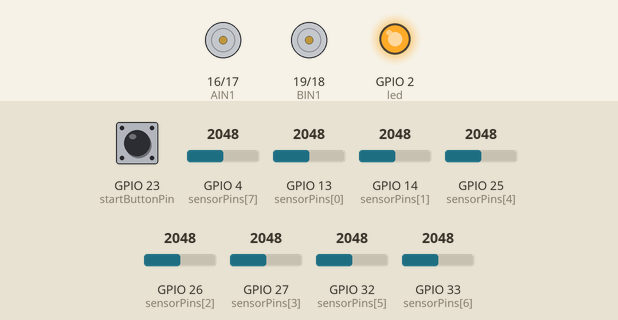
This program was run on a simulated ESP32. Shown: motor-driver pin pairs drawn as motors (green arrow = first pin HIGH = forward, orange = second pin HIGH = backward, longer = more drive, scaled by the enable pin), output pins drawn as LEDs (lit = HIGH). Dashed ring = blinking. Inputs (shaded band) come from the test bench; at power-on: GPIO 23 (startButtonPin) HIGH, GPIO 13 (sensorPins[0]) = 2048, GPIO 14 (sensorPins[1]) = 2048, GPIO 4 (sensorPins[7]) = 2048, GPIO 25 (sensorPins[4]) = 2048, GPIO 26 (sensorPins[2]) = 2048, GPIO 27 (sensorPins[3]) = 2048, GPIO 32 (sensorPins[5]) = 2048, GPIO 33 (sensorPins[6]) = 2048.

Above: at 1.3 s.
1.4 s: GPIO 23 (startButtonPin) pulled LOW for 0.15 s
At 1.8 s:
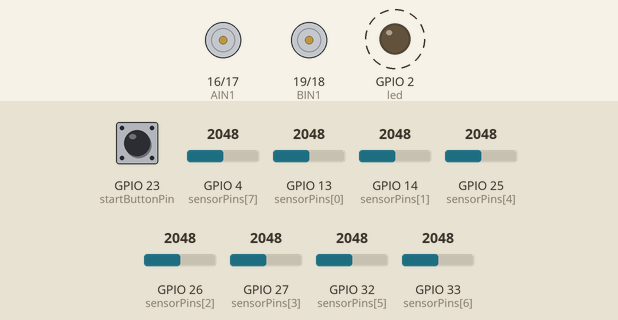
4.4 s: GPIO 23 (startButtonPin) pulled LOW for 1 s
At 7.8 s:
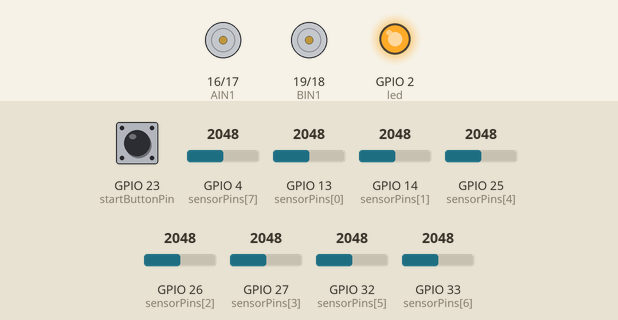
8.0 s: GPIO 23 (startButtonPin) pulled LOW for 0.15 s
At 9.8 s:
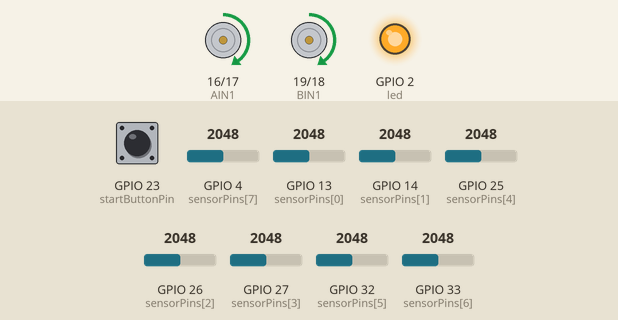
10.1 s: GPIO 13 (sensorPins[0]) set to 2092
At 11.3 s:
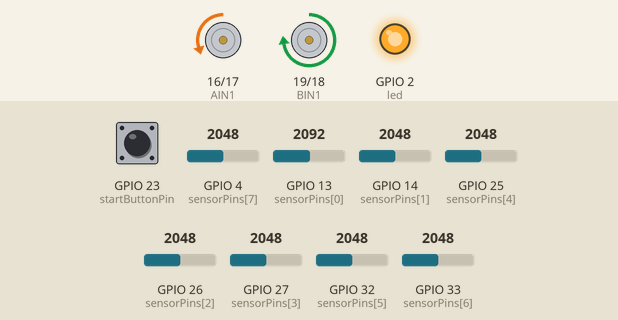
11.6 s: GPIO 14 (sensorPins[1]) set to 2081
At 12.7 s:
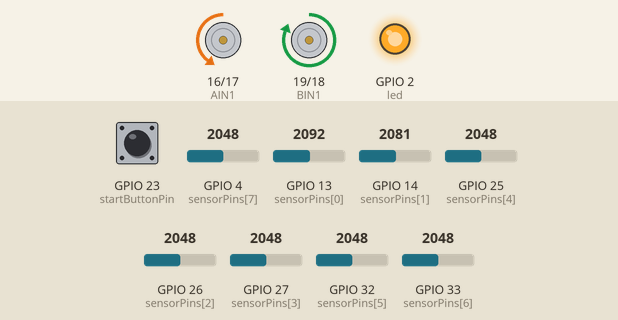
13.1 s: GPIO 4 (sensorPins[7]) set to 2102
At 13.8 s:
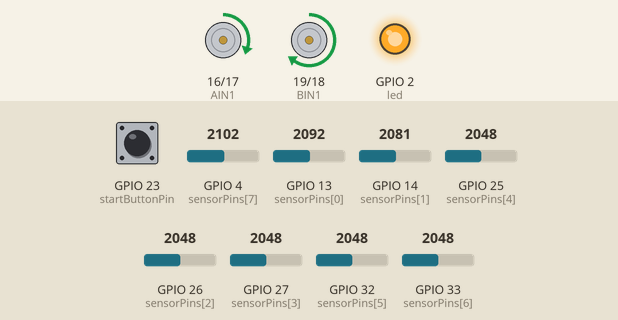
Timing chart, 0 to 15.6 s (numbered marks = the images above; inputs shaded):
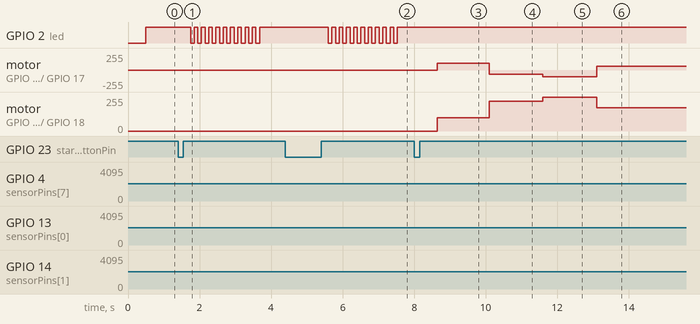

The program:

main.cpp
```cpp
#include <Arduino.h>

// CONFIG

// Sensor pins, LEFT to RIGHT physically on the robot
const uint8_t sensorPins[8] = {13, 14, 26, 27, 25, 32, 33, 4};

const uint8_t startButtonPin = 23; //pullup pin, pressed = LOW

const uint8_t led = 2;

const uint8_t PWMA = 21, AIN1 = 16, AIN2 = 17;  // LEFT motor
const uint8_t PWMB = 22,  BIN1 = 19, BIN2 = 18;  // RIGHT motor
//const uint8_t PWMA = 22, AIN1 = 19, AIN2 = 18;  // LEFT motor
//const uint8_t PWMB = 21,  BIN1 = 16, BIN2 = 17;  // RIGHT motor

// PID tuning

int turn_value=0;
float Kp =25;
float PID;
float Kd = 0;//1;

// Speed settings
// baseSpeed is how fast it drives straight (0-255).
int baseSpeed    = 100;
int maxSpeed     = 255;
int minTurnSpeed = 60;

unsigned long lastLineSeen = millis();

// INTERNAL VARIABLES

int sensorThreashold[8];
int sensorValue[8];
unsigned long blackMillis;
unsigned long whiteMillis;

int line_position;
int sensor_sum;

float lastError = 0;
float lastKnownPos = 0;// default to center if the line is ever fully lost
float pos=0;

int blackoutEventCount = 0;
bool inBlackout = false;
bool invertedLine = false; // set to true if the line is white on black instead of black on white
bool justStarted;
bool Ti1 = false;
bool CIRCLE1 = false;
bool CIRCLE2 = false;
bool Ti2 = false;
bool TEARenter = false;
bool TEARleave = false;

// Function Declarations
void waitForButtonPress();
void calibrateSensors();
void followLine();
void detectInvertedLine();
void driveMotors(int leftSpeed, int rightSpeed);
void readSensor();
void drivePID();
void stopMotors();

void setup() {
  Serial.begin(115200);
  delay(500);

  pinMode(AIN1, OUTPUT); pinMode(AIN2, OUTPUT);
  pinMode(BIN1, OUTPUT); pinMode(BIN2, OUTPUT);

  for (uint8_t i = 0; i < 8; i++) pinMode(sensorPins[i], INPUT);

  pinMode(led, OUTPUT);

  pinMode(startButtonPin, INPUT_PULLUP);

  digitalWrite(led, HIGH);
  /*driveMotors(100,100);
  delay(5000);

  digitalWrite(led, LOW);
  driveMotors(-100,-100);
  delay(5000);

  digitalWrite(led, HIGH);
  driveMotors(100,0);
  delay(5000);

  digitalWrite(led, LOW);
  driveMotors(0,100);
  delay(5000);
  stopMotors();*/

  calibrateSensors();

  waitForButtonPress();

  delay(300);
  justStarted = true;
}


void loop() {
  //detectInvertedLine();
  followLine();
}


// HELPER FUNCTIONS

void waitForButtonPress() {
  while (digitalRead(startButtonPin) == HIGH) { delay(10); }
  delay(50);
  while (digitalRead(startButtonPin) == LOW)  { delay(10); }
  delay(200);
}

// Reads the line position from the sensors.
void readSensor() {
  sensor_sum = 0;
  int weighted = 0;
  const int weight[8] = {-5, -3, -2, -1, 1, 2, 3, 5};

  for (uint8_t i = 0; i < 8; i++) {
    sensorValue[i] = analogRead(sensorPins[i]) > sensorThreashold[i];
    weighted   += sensorValue[i] * weight[i];
    sensor_sum += sensorValue[i];
  }

  if (sensor_sum > 0) {
    pos = weighted;// sensor_sum;
    lastKnownPos = pos;
  } else {
    pos = lastKnownPos;   // line lost, keep last known position
  }
}

void followLine(){

  readSensor();
  if(justStarted){
    driveMotors(baseSpeed,baseSpeed);
    delay(400);
    justStarted = false;
  }else{
    if(sensor_sum>4 && !Ti1){ // detecting the first T
      digitalWrite(led, LOW);
      driveMotors(baseSpeed,baseSpeed);
      delay(150);
      Ti1 = true;
    }else if(sensor_sum>4 && Ti1 && !CIRCLE1){ // detecting the circle entrance
      digitalWrite(led, HIGH);
      driveMotors(-minTurnSpeed,minTurnSpeed);
      delay(305);
      CIRCLE1 = true;
    }else if(sensor_sum>3 && CIRCLE1 && !CIRCLE2){
      digitalWrite(led, LOW);// detecting the circle exit
      driveMotors(minTurnSpeed, minTurnSpeed);
      delay(150);
      driveMotors(-minTurnSpeed,minTurnSpeed);
      delay(290);
      CIRCLE2 = true;
    }
    else if (sensor_sum>4 && CIRCLE2 && !Ti2){ // detecting the second T
      digitalWrite(led, HIGH);
      drivePID();
      Ti2 = true;
    }
    else if (sensor_sum>4 && Ti2 && !TEARenter){ // detecting the tear
      digitalWrite(led, LOW);
      TEARenter = true;
    }
    else if (sensor_sum>4 && TEARenter && !TEARleave){ // detecting the tear leave
      digitalWrite(led, HIGH);
      stopMotors();
      delay(1500);
      TEARleave = true;
    }
    else{
      drivePID();
    }
  }
}

void drivePID(){
  float error = pos;
  float corr = Kp * error + Kd * (error - lastError);
  lastError = error;
  driveMotors(baseSpeed + corr, baseSpeed - corr);
}

void detectInvertedLine() {
  if (sensorValue[0] && sensorValue[1] && sensorValue[2] && !sensorValue[3] && !sensorValue[4] && sensorValue[5] && sensorValue[6] && sensorValue[7]) invertedLine = !invertedLine;
}

void calibrateSensors() {
  int BSAMPLES = 0;
  int WSAMPLES = 0;
  long blackSum[8] = {0};
  long whiteSum[8] = {0};


  waitForButtonPress();

  whiteMillis = millis();
  while(millis()-whiteMillis < 2000) {
    WSAMPLES++;
    digitalWrite(led, LOW);
    delay(100);
    digitalWrite(led, HIGH);
    delay(100);
    for (uint8_t i = 0; i < 8; i++) {
      whiteSum[i] += analogRead(sensorPins[i]);
    }
    delay(2);
  }

   waitForButtonPress();

  blackMillis = millis();
  while(millis()-blackMillis < 2000) {
    BSAMPLES++;
    digitalWrite(led, LOW);
    delay(100);
    digitalWrite(led, HIGH);
    delay(100);
    for (uint8_t i = 0; i < 8; i++) {
      blackSum[i] += analogRead(sensorPins[i]);
    }
    delay(2);
  }


  for (uint8_t i = 0; i < 8; i++) {
    int avgBlack = blackSum[i] / BSAMPLES;
    int avgWhite = whiteSum[i] / WSAMPLES;

    sensorThreashold[i] = (avgBlack + avgWhite) / 2;
  }
}

// Sends a speed command to motors.
void driveMotors(int speedLeft, int speedRight) {
  bool forwardLeft = speedLeft >= 0;
  bool forwardRight = speedRight >= 0;
  int pwmLeft = constrain(abs(speedLeft), minTurnSpeed, 255);
  int pwmRight = constrain(abs(speedRight), minTurnSpeed, 255);

  digitalWrite(AIN1, forwardLeft ? HIGH : LOW);
  digitalWrite(AIN2, forwardLeft ? LOW : HIGH);
  analogWrite(PWMA, pwmLeft);

  digitalWrite(BIN1, forwardRight ? HIGH : LOW);
  digitalWrite(BIN2, forwardRight ? LOW : HIGH);
  analogWrite(PWMB, pwmRight);
}

void stopMotors(){
  digitalWrite(AIN1, LOW);
  digitalWrite(AIN2, LOW);
  analogWrite(PWMA, 0);

  digitalWrite(BIN1,LOW);
  digitalWrite(BIN2,LOW);
  analogWrite(PWMB,0);
}
```

Measured:
- the behaviour switches between 2048 and 2049 on GPIO 13 (sensorPins[0]) (found by bisection; images 3 and 4)
- the behaviour switches between 2048 and 2049 on GPIO 14 (sensorPins[1]) (found by bisection; images 4 and 5)
- the behaviour switches between 2048 and 2049 on GPIO 4 (sensorPins[7]) (found by bisection; images 5 and 6)
- after the input at 1.4 s, GPIO 2 (led): alternates HIGH for 0.10 s and LOW for 0.10 s, 20 changes in all, then stays HIGH, starting after 0.35 s
- after the input at 4.4 s, GPIO 2 (led): alternates HIGH for 0.10 s and LOW for 0.10 s, 20 changes in all, then stays HIGH, starting after 1.2 s
- after the input at 8.0 s, motor on GPIO 16 (AIN1) / GPIO 17 (AIN2), motor on GPIO 19 (BIN1) / GPIO 18 (BIN2): stopped → forward 100/255 after 0.65 s
- after the input at 10.1 s, motor on GPIO 16 (AIN1) / GPIO 17 (AIN2): forward 100/255 → backward 60/255 at once; motor on GPIO 19 (BIN1) / GPIO 18 (BIN2): forward 100/255 → forward 225/255 at once
- after the input at 11.6 s, motor on GPIO 16 (AIN1) / GPIO 17 (AIN2): backward 60/255 → backward 100/255 at once; motor on GPIO 19 (BIN1) / GPIO 18 (BIN2): forward 225/255 → forward 255/255 at once
- after the input at 13.1 s, motor on GPIO 16 (AIN1) / GPIO 17 (AIN2): backward 100/255 → forward 60/255 at once; motor on GPIO 19 (BIN1) / GPIO 18 (BIN2): forward 255/255 → forward 175/255 at once
